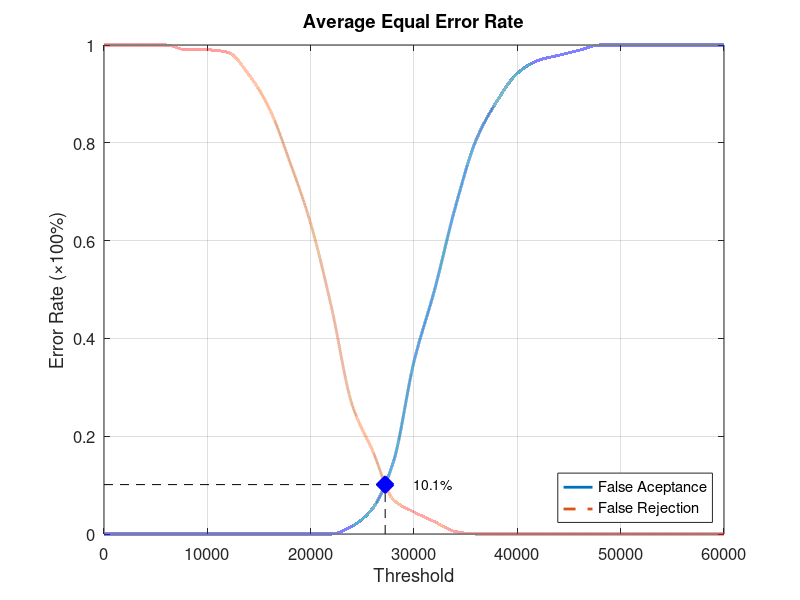
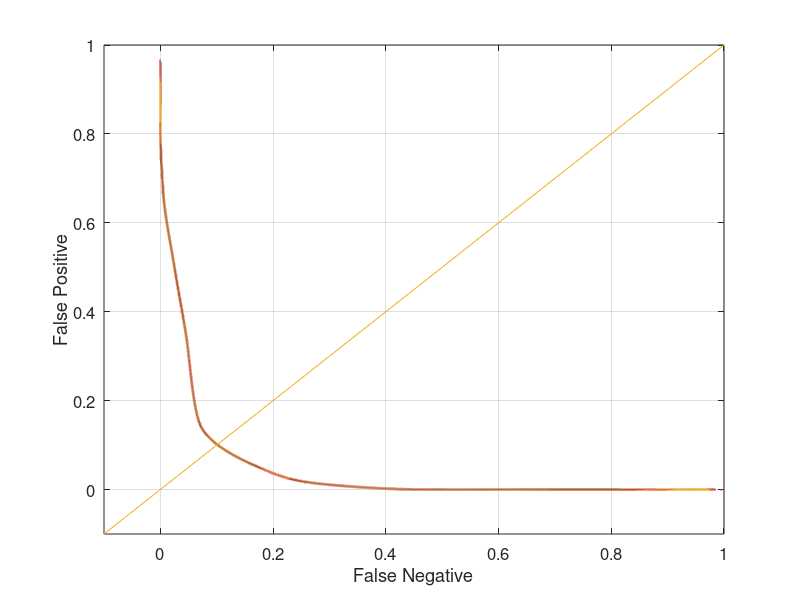

Source code (MATLAB) for these figures, in order:
function yEER = Database3_3
close all;
clear;
clc;
x = 0:2000:60000;
xq = 0:0.5:60000;

y0 = [0 0 0 0 0 0 0 0 0 0 0 0 0.0157895 0.0526316 0.147368 0.352632 0.5 0.668421 0.805263 0.884211 0.942105 0.968421 0.978947 0.989474 1 1 1 1 1 1 1];
yy0 = interp1(x, y0, xq, 'pchip');
y1 = [1 1 1 1 0.99 0.99 0.985 0.94 0.87 0.76 0.635 0.465 0.265 0.17 0.07 0.045 0.025 0.005 0 0 0 0 0 0 0 0 0 0 0 0 0];
yy1 = interp1(x, y1, xq, 'pchip');

% Calculating EER: 
y2 = abs(y0 - y1);
find(y2 == min(y2))
yy2 = abs(yy0 - yy1);
xEER = find(yy2 == min(yy2));
xEERIndex = xq(xEER) % X-axis EER
yEER = yy0(xEER) % Y-axis EER

main = figure
plot(xq, yy0,'-','LineWidth', 2);	hold on
plot(xq, yy1,'--','LineWidth', 2);	hold on
plot([xEERIndex xEERIndex], [0 yEER], 'k--');	hold on
plot([0 xEERIndex], [yEER yEER], 'k--');	hold on
plot(xEERIndex, yEER, 'bx', 'LineWidth', 10);	hold on
text(xEERIndex + 10 * xEERIndex / 100, yEER, [num2str(round((10000 * yEER)) / 100) '%'])
legend('False Aceptance', 'False Rejection', 'Location', 'SouthEast')
xlabel('Threshold')
ylabel('Error Rate (\times100%)')
title('Average Equal Error Rate')
set(gca, 'FontSize', 12)
axis([0 60000 0 1])
grid on

print(main, 'Database3_3Main', '-dpng');
FNRxFPR = figure('Color', [1 1 1]);
plot(yy1, yy0, '-', yy1, yy0, 'LineWidth', 2);
hold on
y = -0.1:0.1:1
plot(y, y); 
set(gca, 'FontSize', 12)
xlabel('False Negative')
ylabel('False Positive')
axis([-0.1 1 -0.1 1])
set(gca, 'FontSize', 12)
grid on

print(FNRxFPR, 'Database3_3FNRxFPR','-dpng');
end
